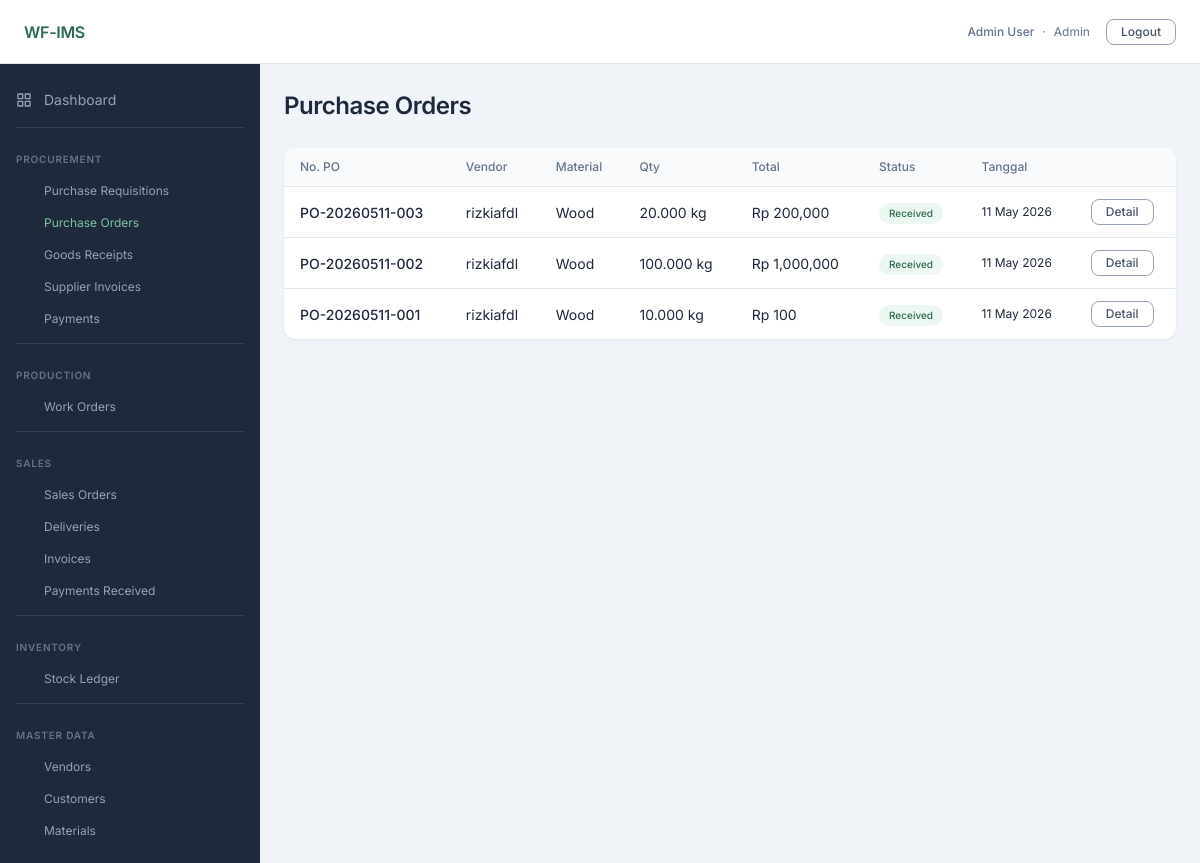
The app's page /procurement/po (signed in) with its own data.
### app/models/user.py (models this page shows, shortened)
class User(UserMixin, db.Model):
    __tablename__ = 'users'
    id = db.Column(db.Integer, primary_key=True)
    email = db.Column(db.String(120), unique=True, nullable=False)
    password_hash = db.Column(db.String(256), nullable=False)
    full_name = db.Column(db.String(100), nullable=False)
    role = db.Column(db.Enum(UserRole), nullable=False)
    is_active = db.Column(db.Boolean, default=True, nullable=False)
    created_at = db.Column(db.DateTime, default=lambda: datetime.now(timezone.utc), nullable=False)

### app/models/procurement.py (models this page shows)
class PurchaseOrder(db.Model):
    __tablename__ = 'purchase_orders'
    id = db.Column(db.Integer, primary_key=True)
    po_number = db.Column(db.String(20), unique=True, nullable=False)
    pr_id = db.Column(db.Integer, db.ForeignKey('purchase_requisitions.id'), nullable=True)
    vendor_id = db.Column(db.Integer, db.ForeignKey('vendors.id'), nullable=False)
    material_id = db.Column(db.Integer, db.ForeignKey('materials.id'), nullable=False)
    qty_ordered = db.Column(db.Numeric(12, 3), nullable=False)
    unit_price = db.Column(db.Numeric(14, 2), nullable=False)
    total_amount = db.Column(db.Numeric(14, 2), nullable=False)
    expected_delivery_date = db.Column(db.Date, nullable=True)
    status = db.Column(db.Enum(POStatus), nullable=False, default=POStatus.draft)
    confirmed_at = db.Column(db.DateTime, nullable=True)
    created_by = db.Column(db.Integer, db.ForeignKey('users.id'), nullable=False)
    created_at = db.Column(db.DateTime, default=lambda: datetime.now(timezone.utc), nullable=False)
    material = db.relationship('Material', backref='purchase_orders')
    creator = db.relationship('User', foreign_keys=[created_by], backref='purchase_orders_created')
    goods_receipts = db.relationship('GoodsReceipt', backref='purchase_order', lazy='dynamic')
    supplier_invoices = db.relationship('SupplierInvoice', backref='purchase_order', lazy='dynamic')

### app/models/master.py (models this page shows)
class Vendor(db.Model):
    __tablename__ = 'vendors'
    id = db.Column(db.Integer, primary_key=True)
    name = db.Column(db.String(100), nullable=False)
    contact_name = db.Column(db.String(100))
    phone = db.Column(db.String(20))
    email = db.Column(db.String(120))
    address = db.Column(db.Text)
    payment_terms = db.Column(db.Integer)  # days
    is_active = db.Column(db.Boolean, default=True, nullable=False)
    created_at = db.Column(db.DateTime, default=lambda: datetime.now(timezone.utc), nullable=False)
    purchase_orders = db.relationship('PurchaseOrder', backref='vendor', lazy='dynamic')
    supplier_invoices = db.relationship('SupplierInvoice', backref='vendor', lazy='dynamic')

class Material(db.Model):
    __tablename__ = 'materials'
    id = db.Column(db.Integer, primary_key=True)
    name = db.Column(db.String(100), nullable=False)
    unit = db.Column(db.String(10), nullable=False)  # kg|ton|bag
    reorder_point = db.Column(db.Numeric(12, 3), default=0)
    material_type = db.Column(db.Enum(MaterialType), nullable=False)
    created_at = db.Column(db.DateTime, default=lambda: datetime.now(timezone.utc), nullable=False)
    bom_as_fg = db.relationship(
        'BOMItem', foreign_keys='BOMItem.fg_material_id',
        backref='fg_material', lazy='dynamic',
    )
    bom_as_rm = db.relationship(
        'BOMItem', foreign_keys='BOMItem.rm_material_id',
        backref='rm_material', lazy='dynamic',
    )

### app/blueprints/procurement/routes.py (the view)
@bp.route('/po')
@login_required
def po_list():
    pos = PurchaseOrder.query.order_by(PurchaseOrder.created_at.desc()).all()
    return render_template('procurement/po_list.html', pos=pos)

### app/models/user.py (called while the page is built)
@login_manager.user_loader
def load_user(user_id):
    return User.query.get(int(user_id))

### app/templates/procurement/po_list.html (shortened to what this page needs)
{% extends 'base.html' %}
{% block content %}
{% set sbadge = {'draft':'badge-warning','sent':'badge-info','confirmed':'badge-info','received':'badge-success','closed':'badge-neutral','cancelled':'badge-danger'} %}
<div class="page-header">
  <h1 class="page-title">Purchase Orders</h1>
</div>
<div class="table-wrapper">
  <table class="table">
    <thead>
      <tr>
        <th>No. PO</th>
        <th>Vendor</th>
        <th>Material</th>
        <th>Qty</th>
        <th>Total</th>
        <th>Status</th>
        <th>Tanggal</th>
        <th></th>
      </tr>
    </thead>
    <tbody>
      {% for po in pos %}
      <tr>
        <td class="fw-medium">{{ po.po_number }}</td>
        <td>{{ po.vendor.name }}</td>
        <td>{{ po.material.name }}</td>
        <td>{{ po.qty_ordered }} {{ po.material.unit }}</td>
        <td>{{ "Rp {:,.0f}".format(po.total_amount | float) }}</td>
        <td>
          <span class="badge {{ sbadge.get(po.status.value, 'badge-neutral') }}">
            {{ po.status.value | replace('_',' ') | title }}
          </span>
        </td>
        <td class="text-sm text-muted">{{ po.created_at.strftime('%d %b %Y') }}</td>
        <td>
          <a href="{{ url_for('procurement.po_detail', po_id=po.id) }}" class="btn btn-secondary btn-sm">Detail</a>
        </td>
      </tr>
      {% else %}
      <tr>
        <td colspan="8" class="text-center text-muted">Belum ada Purchase Order.</td>
      </tr>
      {% endfor %}
    </tbody>
  </table>
</div>
{% endblock %}

### app/templates/base.html (shortened to what this page needs)
<!DOCTYPE html>
<html lang="id">
<head>
  <link rel="stylesheet" href="{{ url_for('static', filename='css/main.css') }}">
</head>
<body>
  <div class="layout-wrapper">
    {% include 'partials/navbar.html' %}
    <div class="layout-body">
      {% include 'partials/sidebar.html' %}
      <main class="main-content">
        {% block content %}{% endblock %}
      </main>
    </div>
  </div>
</body>
</html>

### app/templates/partials/navbar.html
<nav class="navbar">
  <span class="navbar-brand">WF-IMS</span>
  <div class="navbar-right">
    {% if current_user.is_authenticated %}
      <div class="navbar-user">
        <span class="fw-medium">{{ current_user.full_name }}</span>
        <span class="text-muted">·</span>
        <span class="text-muted">{{ current_user.role.value | title }}</span>
      </div>
      <a href="{{ url_for('auth.logout') }}" class="btn btn-secondary btn-sm">Logout</a>
    {% endif %}
  </div>
</nav>

### app/templates/partials/sidebar.html
<aside class="sidebar">
  <a href="{{ url_for('dashboard.index') }}"
     class="sidebar-item {% if request.blueprint == 'dashboard' %}active{% endif %}">
    <svg width="16" height="16" fill="none" viewBox="0 0 24 24" stroke="currentColor" stroke-width="2" stroke-linecap="round" stroke-linejoin="round">
      <rect x="3" y="3" width="7" height="7"/><rect x="14" y="3" width="7" height="7"/>
      <rect x="14" y="14" width="7" height="7"/><rect x="3" y="14" width="7" height="7"/>
    </svg>
    Dashboard
  </a>
  <div class="sidebar-divider"></div>
  <div class="sidebar-section-label">Procurement</div>
  <a href="{{ url_for('procurement.pr_list') }}"
     class="sidebar-sub-item {% if request.endpoint == 'procurement.pr_list' %}active{% endif %}">
    Purchase Requisitions
  </a>
  <a href="{{ url_for('procurement.po_list') }}"
     class="sidebar-sub-item {% if request.endpoint == 'procurement.po_list' %}active{% endif %}">
    Purchase Orders
  </a>
  <a href="{{ url_for('procurement.gr_list') }}"
     class="sidebar-sub-item {% if request.endpoint == 'procurement.gr_list' %}active{% endif %}">
    Goods Receipts
  </a>
  <a href="{{ url_for('procurement.invoice_list') }}"
     class="sidebar-sub-item {% if request.endpoint == 'procurement.invoice_list' %}active{% endif %}">
    Supplier Invoices
  </a>
  <a href="{{ url_for('procurement.payment_list') }}"
     class="sidebar-sub-item {% if request.endpoint == 'procurement.payment_list' %}active{% endif %}">
    Payments
  </a>
  <div class="sidebar-divider"></div>
  <div class="sidebar-section-label">Production</div>
  <a href="{{ url_for('production.wo_list') }}"
     class="sidebar-sub-item {% if request.blueprint == 'production' %}active{% endif %}">
    Work Orders
  </a>
  <div class="sidebar-divider"></div>
  <div class="sidebar-section-label">Sales</div>
  <a href="{{ url_for('sales.so_list') }}"
     class="sidebar-sub-item {% if request.endpoint == 'sales.so_list' %}active{% endif %}">
    Sales Orders
  </a>
  <a href="{{ url_for('sales.delivery_list') }}"
     class="sidebar-sub-item {% if request.endpoint == 'sales.delivery_list' %}active{% endif %}">
    Deliveries
  </a>
  <a href="{{ url_for('sales.invoice_list') }}"
     class="sidebar-sub-item {% if request.endpoint == 'sales.invoice_list' %}active{% endif %}">
    Invoices
  </a>
  <a href="{{ url_for('sales.payment_list') }}"
     class="sidebar-sub-item {% if request.endpoint == 'sales.payment_list' %}active{% endif %}">
    Payments Received
  </a>
  <div class="sidebar-divider"></div>
  <div class="sidebar-section-label">Inventory</div>
  <a href="{{ url_for('inventory.stock') }}"
     class="sidebar-sub-item {% if request.blueprint == 'inventory' %}active{% endif %}">
    Stock Ledger
  </a>
  <div class="sidebar-divider"></div>
  <div class="sidebar-section-label">Master Data</div>
  <a href="{{ url_for('master.vendor_list') }}"
     class="sidebar-sub-item {% if request.endpoint == 'master.vendor_list' %}active{% endif %}">
    Vendors
  </a>
  <a href="{{ url_for('master.customer_list') }}"
     class="sidebar-sub-item {% if request.endpoint == 'master.customer_list' %}active{% endif %}">
    Customers
  </a>
  <a href="{{ url_for('master.material_list') }}"
     class="sidebar-sub-item {% if request.endpoint == 'master.material_list' %}active{% endif %}">
    Materials
  </a>
</aside>

### static/css/tokens.css (style rules this page uses)
:root { --color-primary-900: #1a3d2e; --color-primary-800: #1f4d39; --color-primary-700: #245c43; --color-primary-600: #2D6A4F; --color-primary-500: #3a8a66; --color-primary-400: #52a880; --color-primary-300: #7cc4a0; --color-primary-200: #a8dbbf; --color-primary-100: #d4eedf; --color-primary-50: #edf7f2; --color-secondary-900: #0f172a; --color-secondary-800: #1e293b; --color-secondary-700: #334155; --color-secondary-600: #475569; --color-secondary-500: #64748b; --color-secondary-400: #94a3b8; --color-secondary-300: #cbd5e1; --color-secondary-200: #e2e8f0; --color-secondary-100: #f1f5f9; --color-secondary-50: #f8fafc; --color-tertiary-900: #78350f; --color-tertiary-800: #92400e; --color-tertiary-700: #b45309; --color-tertiary-600: #D97706; --color-tertiary-500: #f59e0b; --color-tertiary-400: #fbbf24; --color-tertiary-300: #fcd34d; --color-tertiary-200: #fde68a; --color-tertiary-100: #fef3c7; --color-tertiary-50: #fffbeb; --color-neutral-900: #1e2a5e; --color-neutral-800: #2d3a7a; --color-neutral-700: #4050a0; --color-neutral-600: #6474BB; --color-neutral-500: #7b8fd0; --color-neutral-400: #9daade; --color-neutral-300: #bec7eb; --color-neutral-200: #dde2f4; --color-neutral-100: #eef0f9; --color-neutral-50: #f6f7fd; --color-success: var(--color-primary-600); --color-warning: var(--color-tertiary-600); --color-danger: #dc2626; --color-info: var(--color-neutral-600); --color-bg-page: #f0f4f8; --color-bg-card: #ffffff; --color-bg-sidebar: var(--color-secondary-800); --color-text-primary: var(--color-secondary-800); --color-text-muted: var(--color-secondary-500); --color-border: var(--color-secondary-200); --font-family-base: 'Inter', sans-serif; --text-display-size: 36px; --text-display-weight: 700; --text-display-tracking: -0.72px; --text-h1-size: 24px; --text-h1-weight: 600; --text-h1-tracking: -0.48px; --text-h2-size: 20px; --text-h2-weight: 500; --text-h2-tracking: -0.40px; --text-h3-size: 16px; --text-h3-weight: 500; --text-h3-tracking: -0.32px; --text-p1-size: 14px; --text-p1-weight: 400; --text-p1-tracking: 0; --text-p2-size: 12px; --text-p2-weight: 400; --text-p2-tracking: 0; --text-p3-size: 10px; --text-p3-weight: 400; --text-p3-tracking: 0; --space-1: 4px; --space-2: 8px; --space-3: 12px; --space-4: 16px; --space-5: 20px; --space-6: 24px; --space-8: 32px; --space-10: 40px; --space-12: 48px; --space-16: 64px; }

### static/css/base.css (style rules this page uses)
*, *::before, *::after { box-sizing: border-box; margin: 0; padding: 0; }
html { font-size: 16px; -webkit-text-size-adjust: 100%; }
body { font-family: var(--font-family-base); font-size: var(--text-p1-size); font-weight: var(--text-p1-weight); color: var(--color-text-primary); background: var(--color-bg-page); line-height: 1.5; -webkit-font-smoothing: antialiased; }
a { color: var(--color-primary-600); text-decoration: none; }
img, svg { display: block; max-width: 100%; }
h1 { font-size: var(--text-h1-size); font-weight: var(--text-h1-weight); letter-spacing: var(--text-h1-tracking); color: var(--color-text-primary); }

### static/css/components.css (style rules this page uses)
.btn { font-family: var(--font-family-base); font-size: var(--text-p1-size); font-weight: 500; border-radius: 8px; padding: 10px 20px; display: inline-flex; align-items: center; gap: 8px; cursor: pointer; border: 1.5px solid transparent; transition: opacity 0.15s; line-height: 1; white-space: nowrap; text-decoration: none; }
.btn-secondary { background: #fff; color: var(--color-secondary-600); border-color: var(--color-secondary-400); }
.btn-sm { font-size: var(--text-p2-size); padding: 6px 14px; }
.badge { font-size: var(--text-p3-size); font-weight: 500; padding: 3px 10px; border-radius: 999px; display: inline-block; white-space: nowrap; }
.badge-success { color: #2D6A4F; background: #edf7f2; }
.table { width: 100%; border-collapse: collapse; font-size: var(--text-p1-size); }
.table th { background: var(--color-secondary-50); color: var(--color-text-muted); font-weight: 500; font-size: var(--text-p2-size); text-align: left; padding: 10px 16px; border-bottom: 1px solid var(--color-border); white-space: nowrap; }
.table td { padding: 12px 16px; border-bottom: 1px solid var(--color-border); color: var(--color-text-primary); vertical-align: middle; }
.table tr:last-child td { border-bottom: none; }
.table-wrapper { background: var(--color-bg-card); border-radius: 12px; box-shadow: 0 1px 3px rgba(0, 0, 0, 0.07); overflow: hidden; }
.text-muted { color: var(--color-text-muted); }
.text-sm { font-size: var(--text-p2-size); }
.fw-medium { font-weight: 500; }

### records on screen
User: full_name "Admin User", role.value "Admin"
PurchaseOrder: po_number "PO-20260511-003", vendor.name "rizkiafdl", material.name "Wood", qty_ordered "20.000", material.unit "kg", total_amount "Rp 200,000", status.value "Received", created_at "11 May 2026"
PurchaseOrder: po_number "PO-20260511-002", vendor.name "rizkiafdl", material.name "Wood", qty_ordered "100.000", material.unit "kg", total_amount "Rp 1,000,000", status.value "Received", created_at "11 May 2026"
PurchaseOrder: po_number "PO-20260511-001", vendor.name "rizkiafdl", material.name "Wood", qty_ordered "10.000", material.unit "kg", total_amount "Rp 100", status.value "Received", created_at "11 May 2026"
